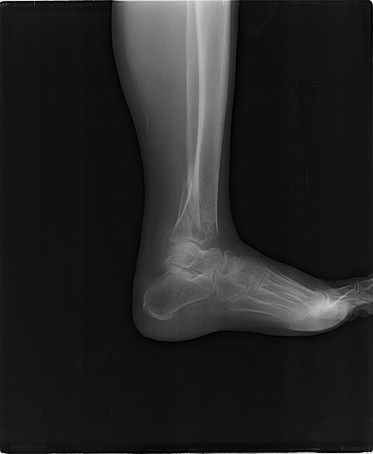
#> input picture multi-agent-single-model/sonnet5/ID001-xray_analysis/images/ID001-xray_original.png, 373 x 454 px, found by its file name
$ python fix_final.py
#> lines starting #> are read from the running program, lines starting #| are printed output that depends on the picture; after the words box and inside, x2 and y2 are one past the last pixel; in counts of white or black regions, pixels touching at a corner belong together
import numpy as np
import cv2
from PIL import Image
import matplotlib.pyplot as plt
import os

INPUT = "/home/ralph/projects/ufsc/pablo-xray-tests-qwen3.6/ID001-xray_analysis/images/ID001-xray_original.png"
OUTDIR = "/home/ralph/projects/ufsc/pablo-xray-tests-qwen3.6/ID001-xray_analysis/images"

img = np.array(Image.open(INPUT).convert("L"))
h, w = img.shape
#> h = 454; w = 373
print(f"Image shape: {h}x{w}")
#| Image shape: 454x373

# ============================================================
# CORRECTED Böhler's Angle and Gissane's Angle
# ============================================================
# From analysis: tibia is at cols 120-160, rows 0-144
# Calcaneus is at rows ~250-330, cols ~120-250

# Find bone pixels in the calcaneal region
# Use threshold > 80 for bright bone
calc_y1, calc_y2 = 230, 340
calc_x1, calc_x2 = 100, 280
calc_region = img[calc_y1:calc_y2, calc_x1:calc_x2]
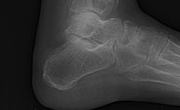
#> calc_region: shape (110, 180); min 0, max 152, mean 56.5
calc_bone = calc_region > 80
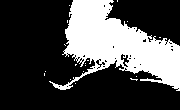
#> calc_bone: shape (110, 180) bool; 29.1% white; 18 white regions (17 under 20 px), largest, box (x1, y1, x2, y2) and area: (49, 0, 180, 91) 5734

# Trace superior surface of calcaneal bone
sup_points = []
for x in range(calc_bone.shape[1]):
    bone_rows = np.where(calc_bone[:, x])[0]
    if len(bone_rows) > 5:
        sup_points.append((x, bone_rows[0]))
#> this loop made 180 passes
#> bone_rows on passes 45, 46, 50: [73, 74, 75], [71], [81]
#> after the loop, sup_points = 117 pairs, first value 63 to 179, second value 0 to 51

if len(sup_points) > 10:
    sup_points = np.array(sup_points)
    sx = sup_points[:, 0]
#> sx = 117 values from 63 to 179
    sy = sup_points[:, 1]
#> sy = 117 values, max 51 at index 0, min 0 at index 10, mean 20.19

    # Smooth the superior surface with a running median to find the arch
    from scipy.ndimage import median_filter
    sy_smooth = median_filter(sy, size=5).astype(int)
#> sy_smooth = 117 values, max 45 at index 114, min 0 at index 10, mean 20.26

    # Böhler's angle points (in global coordinates):
    # P1: posterior-superior angle (leftmost point of superior surface)
    p1_local = (sx[0], sy_smooth[0])
#> p1_local = (63, 44)
    # P2: apex of posterior facet (lowest y = highest point on bone)
    apex_idx = np.argmin(sy_smooth)
#> apex_idx = 10
    p2_local = (sx[apex_idx], sy_smooth[apex_idx])
#> p2_local = (73, 0)
    # P3: anterior-superior angle (rightmost point)
    p3_local = (sx[-1], sy_smooth[-1])
#> p3_local = (179, 45)

    p1 = (calc_x1 + p1_local[0], calc_y1 + p1_local[1])
#> p1 = (163, 274)
    p2 = (calc_x1 + p2_local[0], calc_y1 + p2_local[1])
#> p2 = (173, 230)
    p3 = (calc_x1 + p3_local[0], calc_y1 + p3_local[1])
#> p3 = (279, 275)

    # Böhler's angle: angle at P2 between P1-P2 and P3-P2
    v1 = np.array([p1[0] - p2[0], p1[1] - p2[1]])
#> v1 = [-10, 44]
    v2 = np.array([p3[0] - p2[0], p3[1] - p2[1]])
#> v2 = [106, 45]
    cos_b = np.dot(v1, v2) / (np.linalg.norm(v1) * np.linalg.norm(v2) + 1e-10)
#> cos_b = 0.177
    boehler = np.degrees(np.arccos(np.clip(cos_b, -1, 1)))
#> boehler = 79.8

    # Gissane's angle: anterior calcaneal angle
    # At P3, the angle between the anterior facet surface and the posterior superior surface
    # Find point on anterior facet (going down from P3)
    p3_row = p3_local[1]
#> p3_row = 45
    p3_col = p3_local[0]
#> p3_col = 179

    # Trace the anterior facet: from P3 going downward
    facet_point = None
    for y_offset in range(5, min(40, calc_bone.shape[0] - p3_row)):
        test_y = p3_row + y_offset
        if test_y < calc_bone.shape[0]:
            row_test = calc_bone[test_y, max(0, p3_col-5):min(calc_bone.shape[1], p3_col+5)]
            if np.any(row_test):
                facet_point = (p3_col, test_y)
                break
#> this loop made 1 pass
#> (test_y, row_test, facet_point) on pass 1: (50, [True, True, True, True, True, True], (179, 50))

    if facet_point:
        p4_local = facet_point
#> p4_local = (179, 50)
        p4 = (calc_x1 + p4_local[0], calc_y1 + p4_local[1])
#> p4 = (279, 280)

        v_ant = np.array([p4[0] - p3[0], p4[1] - p3[1]])
#> v_ant = [0, 5]
        v_post = np.array([p1[0] - p3[0], p1[1] - p3[1]])
#> v_post = [-116, -1]
        cos_g = np.dot(v_ant, v_post) / (np.linalg.norm(v_ant) * np.linalg.norm(v_post) + 1e-10)
#> cos_g = -0.00862
        gissane = np.degrees(np.arccos(np.clip(cos_g, -1, 1)))
#> gissane = 90.49
    else:
        gissane = None

    print(f"Landmarks (local): P1={p1_local}, P2={p2_local}, P3={p3_local}")
#| Landmarks (local): P1=(63, 44), P2=(73, 0), P3=(179, 45)
    print(f"Landmarks (global): P1={p1}, P2={p2}, P3={p3}")
#| Landmarks (global): P1=(163, 274), P2=(173, 230), P3=(279, 275)
    print(f"Böhler's angle: {boehler:.1f}° (normal: 20-40°)")
#| Böhler's angle: 79.8° (normal: 20-40°)
    if gissane:
        print(f"Gissane's angle: {gissane:.1f}° (normal: 120-145°)")
#| Gissane's angle: 90.5° (normal: 120-145°)
else:
    print("Could not trace calcaneal superior surface")
    boehler = None
    gissane = None

# Visualization
fig, axes = plt.subplots(1, 2, figsize=(14, 8))
axes[0].imshow(img, cmap="gray")
axes[0].set_title("Original - Calcaneal Region & Landmarks")
axes[0].add_patch(plt.Rectangle((calc_x1, calc_y1), calc_x2-calc_x1, calc_y2-calc_y1, fill=False, edgecolor='yellow', linewidth=2, label='Calcaneal search region'))

if boehler is not None:
    axes[0].plot(p1[0], p1[1], 'go', markersize=15, label='P1: Post-Sup Angle')
    axes[0].plot(p2[0], p2[1], 'ro', markersize=15, label='P2: Facet Apex')
    axes[0].plot(p3[0], p3[1], 'bo', markersize=15, label='P3: Ant-Sup Angle')
    axes[0].plot([p1[0], p2[0]], [p1[1], p2[1]], 'g-', linewidth=3)
    axes[0].plot([p2[0], p3[0]], [p2[1], p3[1]], 'b-', linewidth=3)
    if gissane and 'p4' in dir():
        axes[0].plot(p4[0], p4[1], 'mo', markersize=12, label='P4: Ant Facet')
        axes[0].plot([p4[0], p3[0]], [p4[1], p3[1]], 'm-', linewidth=2.5)
    axes[0].legend(loc='upper right', fontsize=9)
    title = f"Böhler: {boehler:.1f}°"
#> title = 'Böhler: 79.8°'
    if gissane:
        title += f", Gissane: {gissane:.1f}°"
#> title = 'Böhler: 79.8°, Gissane: 90.5°'
    title += "\n(normal Böhler: 20-40°, Gissane: 120-145°)"
    axes[0].set_title(title)

axes[1].imshow(calc_region, cmap="gray")
axes[1].set_title(f"Calcaneal Region ({calc_x1}:{calc_x2}, {calc_y1}:{calc_y2})")
if boehler is not None:
    axes[1].plot(sx, sy_smooth, 'r-', linewidth=2)
    axes[1].plot(p1_local[0], p1_local[1], 'go', markersize=12)
    axes[1].plot(p2_local[0], p2_local[1], 'ro', markersize=12)
    axes[1].plot(p3_local[0], p3_local[1], 'bo', markersize=12)
    # Also plot the raw superior surface
    axes[1].plot(sx, sy, 'k-', linewidth=0.5, alpha=0.3)
for ax in axes:
    ax.axis("off")
plt.tight_layout()
plt.savefig(os.path.join(OUTDIR, "06_calcaneal_angles.png"), dpi=150, bbox_inches="tight")
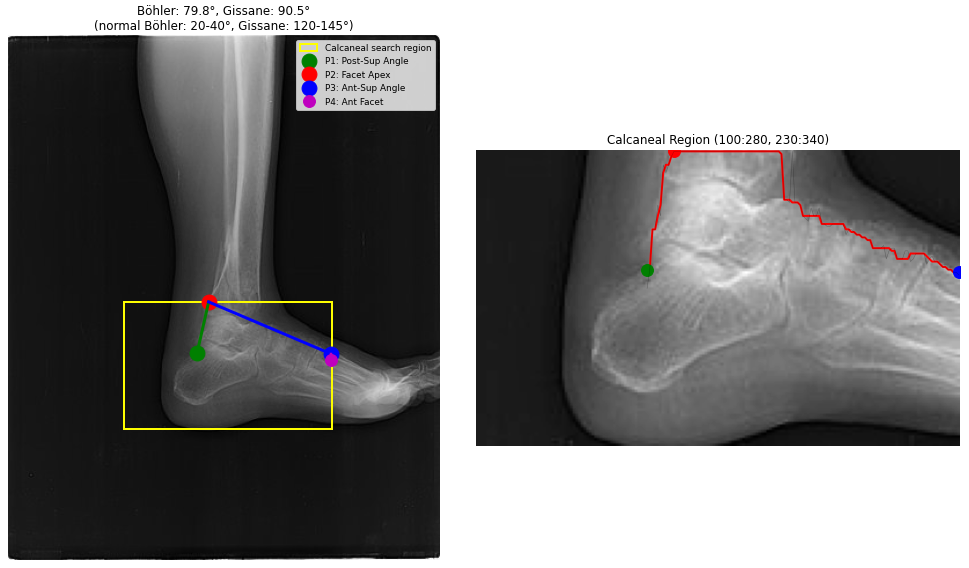
#> figure drawn by matplotlib, 2 panels
plt.close()
print("06_calcaneal_angles.png saved")

# ============================================================
# CORRECTED Soft Tissue Profile
# ============================================================
# Background is ~15-20. Use threshold > 30 for soft tissue.
# But need to be careful about the gray band around the foot.

# Use the bone mask to find the foot silhouette
# First, find the foot bounding box from bone > 80
bone_mask = img > 80
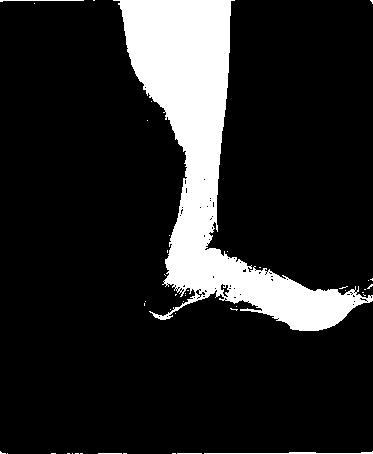
#> bone_mask: shape (454, 373) bool; 14.6% white; 43 white regions (38 under 20 px), largest, box (x1, y1, x2, y2) and area: (113, 0, 373, 331) 24180, (204, 451, 373, 454) 209, (0, 0, 84, 2) 87, (177, 453, 202, 454) 25, (98, 453, 122, 454) 24
bone_rows, bone_cols = np.where(bone_mask)
if len(bone_rows) > 0:
    foot_bbox = (bone_cols.min(), bone_rows.min(), bone_cols.max() - bone_cols.min(), bone_rows.max() - bone_rows.min())
#> foot_bbox = (0, 0, 372, 453)
    print(f"\nFoot bounding box: {foot_bbox}")
#| Foot bounding box: (0, 0, 372, 453)

    # For soft tissue, use threshold > 30 in the foot region
    soft_mask = img > 30
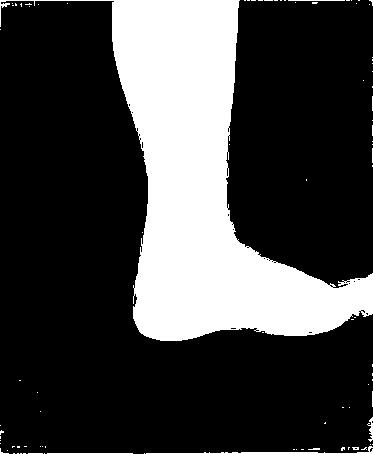
#> soft_mask: shape (454, 373) bool; 25.5% white; 90 white regions (85 under 20 px), largest, box (x1, y1, x2, y2) and area: (0, 0, 373, 341) 42238, (146, 446, 373, 454) 356, (47, 453, 133, 454) 86, (367, 417, 373, 442) 68, (288, 0, 345, 1) 57
    fg_indices = np.where(soft_mask.sum(axis=0) > 10)[0]  # columns with significant content
#> fg_indices = 262 values from 0 to 372

    dorsal_y = []
    plantar_y = []
    positions = []
    for x in fg_indices:
        col_fg = np.where(soft_mask[:, x])[0]
        if len(col_fg) > 10:
            # Soft tissue extends slightly beyond bone
            # Find where the intensity drops to near background
            col_vals = img[:, x]
            # Dorsal: from top, find where it transitions to background
            dorsal_idx = col_fg[0]
            # Plantar: from bottom, find where it transitions to background
            plantar_idx = col_fg[-1]
            # Extend slightly to include soft tissue beyond bright bone
            # Go upward from first bone pixel to find soft tissue edge
            bone_indices = np.where(col_vals > 80)[0]
            if len(bone_indices) > 0:
                # Dorsal: go up from bone to find where intensity drops below 25
                for dy in range(bone_indices[0], -1, -1):
                    if col_vals[dy] < 25:
                        dorsal_idx = dy + 1
                        break
                # Plantar: go down from bone
                for dy in range(bone_indices[-1], h):
                    if col_vals[dy] < 25:
                        plantar_idx = dy - 1
                        break
            dorsal_y.append(dorsal_idx)
            plantar_y.append(plantar_idx)
            positions.append(x)
#> this loop made 262 passes
#> bone_indices on passes 1 to 11: [0, 1, 451, 452, 453], [453], [0, 453], [0, 453], [0, 453], [0, 453], [0, 453], [0, 3, 4, 453], [0, 3, 4, 453], [0, 1, 2, 3, 4, 5, 6, 7, 8, 453], [0, 1, 2, 3, 4, 5, 6, 7, 8, 9, 453]
#> after the loop, dorsal_y = 262 values, max 453 at index 1, min 0 at index 0, mean 139.5; plantar_y = 262 values, max 453 at index 0, min 88 at index 11, mean 416.5; positions = 262 values from 0 to 372

    if len(positions) > 10:
        positions = np.array(positions)
        dorsal_y = np.array(dorsal_y)
        plantar_y = np.array(plantar_y)
        thickness = plantar_y - dorsal_y
#> thickness = 262 values, max 453 at index 0, min 0 at index 1, mean 277

        print(f"\nSoft tissue profile:")
        print(f"  Points: {len(positions)}")
#|   Points: 262
        print(f"  Thickness range: {thickness.min()}-{thickness.max()} px")
#|   Thickness range: 0-453 px
        print(f"  Mean thickness: {thickness.mean():.0f} px")
#|   Mean thickness: 277 px
        print(f"  Std thickness: {thickness.std():.0f} px")
#|   Std thickness: 126 px

        third = len(positions) // 3
#> third = 87
        mid = len(positions) // 2
#> mid = 131
        two_third = 2 * len(positions) // 3
#> two_third = 174
        print(f"  At 1/3: {thickness[third]} px")
#|   At 1/3: 453 px
        print(f"  At 1/2: {thickness[mid]} px")
#|   At 1/2: 211 px
        print(f"  At 2/3: {thickness[two_third]} px")
#|   At 2/3: 189 px

        fig, axes = plt.subplots(2, 1, figsize=(14, 10))
        axes[0].imshow(img, cmap="gray")
        axes[0].plot(positions, dorsal_y, 'r-', linewidth=1.5, label='Dorsal soft tissue')
        axes[0].plot(positions, plantar_y, 'g-', linewidth=1.5, label='Plantar soft tissue')
        axes[0].axvline(x=positions[third], color='yellow', linestyle='--', alpha=0.5)
        axes[0].axvline(x=positions[mid], color='cyan', linestyle='--', alpha=0.5)
        axes[0].axvline(x=positions[two_third], color='magenta', linestyle='--', alpha=0.5)
        axes[0].legend(loc='upper right')
        axes[0].set_title("Soft Tissue Contour Extraction")
        axes[0].axis("off")

        axes[1].plot(positions, thickness, 'b-', linewidth=1.5)
        axes[1].set_xlabel("Horizontal Position (pixels)")
        axes[1].set_ylabel("Soft Tissue Thickness (pixels)")
        axes[1].set_title("Soft Tissue Thickness Profile")
        axes[1].axvline(x=positions[third], color='yellow', linestyle='--', alpha=0.5, label='Hindfoot')
        axes[1].axvline(x=positions[mid], color='cyan', linestyle='--', alpha=0.5, label='Midfoot')
        axes[1].axvline(x=positions[two_third], color='magenta', linestyle='--', alpha=0.5, label='Forefoot')
        axes[1].annotate(f"{thickness[third]}px", (positions[third], thickness[third]), textcoords="offset points", xytext=(5, 10))
        axes[1].annotate(f"{thickness[mid]}px", (positions[mid], thickness[mid]), textcoords="offset points", xytext=(5, -15))
        axes[1].annotate(f"{thickness[two_third]}px", (positions[two_third], thickness[two_third]), textcoords="offset points", xytext=(5, -15))
        axes[1].legend(loc='upper right')
        plt.tight_layout()
        plt.savefig(os.path.join(OUTDIR, "09_soft_tissue_profile.png"), dpi=150, bbox_inches="tight")
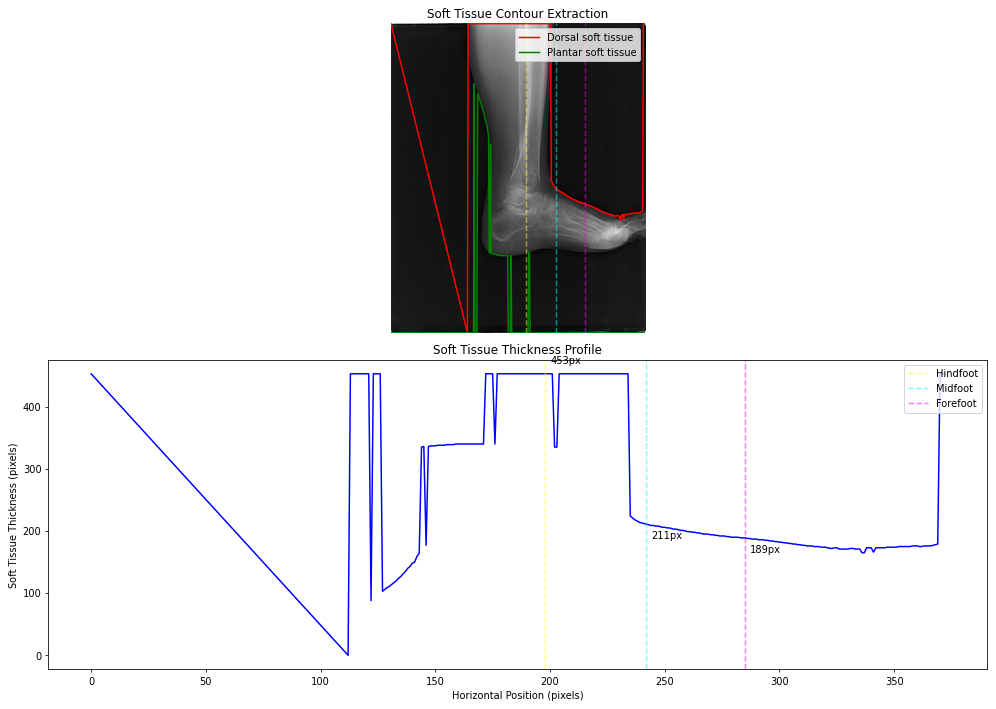
#> figure drawn by matplotlib, 2 panels; panel 2: curve peaks at x = 0, y = 453
        plt.close()
        print("09_soft_tissue_profile.png saved")

print("\n=== FINAL CORRECTIONS COMPLETE ===")

$ run again, with multi-agent-single-model/sonnet5/ID001-xray_analysis/images/05_roi_tibial_metaphysis_zoom.png copied over multi-agent-single-model/sonnet5/ID001-xray_analysis/images/ID001-xray_original.png
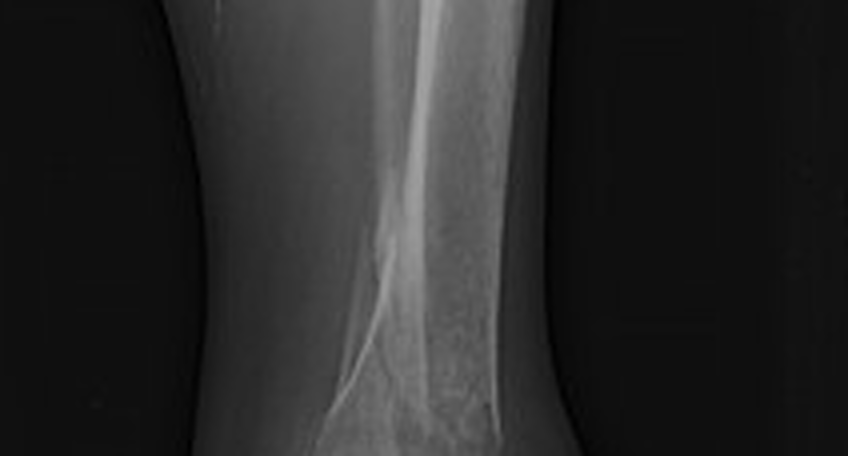
#> input picture multi-agent-single-model/sonnet5/ID001-xray_analysis/images/05_roi_tibial_metaphysis_zoom.png, 848 x 456 px, found by its file name
#> img is the input picture: shape (456, 848); min 0, max 164, mean 39.7
#| Image shape: 456x848
#> calc_bone: shape (110, 180) bool; every value is 0
#> after the loop `for x in range(calc_bone.shape[1]):`: sup_points = []
#> `bone_mask = img > 80`:
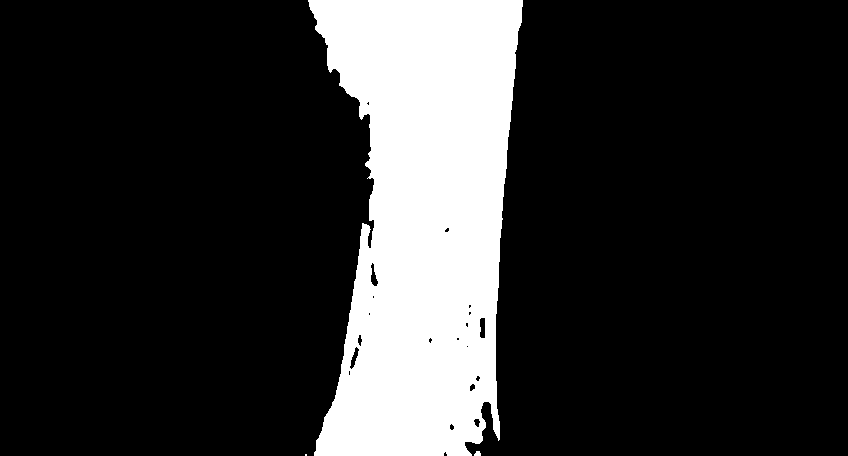
#> bone_mask: shape (456, 848) bool; 18.3% white; 3 white regions (1 under 20 px), largest, box (x1, y1, x2, y2) and area: (308, 0, 523, 456) 70773, (474, 451, 481, 456) 28
#> foot_bbox = (305, 0, 217, 455)
#| Foot bounding box: (305, 0, 217, 455)
#> soft_mask: shape (456, 848) bool; 40% white; 9 white regions (5 under 20 px), largest, box (x1, y1, x2, y2) and area: (165, 0, 574, 456) 154552, (540, 326, 545, 344) 62, (540, 300, 542, 313) 22, (198, 435, 201, 446) 22
#> fg_indices = 402 values from 167 to 568
#> the loop `for x in fg_indices:` made 402 passes
#> col_fg on passes 1 to 3: [0, 1, 2, 3, 4, 5, 6, 7, 8, 9, 10], [0, 1, 2, 3, 4, 5, 6, 7, 8, 9, 10], [0, 1, 2, 3, 4, 5, 6, 7, 8, 9, 10, 11, 12, 13]
#> after the loop `for x in fg_indices:`: dorsal_y = 402 values, max 430 at index 401, min 0 at index 0, mean 19.33; plantar_y = 402 values, max 455 at index 32, min 10 at index 0, mean 424.8; positions = 402 values from 167 to 568
#> thickness = 402 values, max 455 at index 32, min 10 at index 0, mean 405.5
#|   Points: 402
#|   Thickness range: 10-455 px
#|   Mean thickness: 405 px
#|   Std thickness: 132 px
#> third = 134
#> mid = 201
#> two_third = 268
#|   At 1/3: 455 px
#|   At 1/2: 455 px
#|   At 2/3: 455 px
#> `plt.savefig(os.path.join(OUTDIR, "09_soft_tissue_profile.png"), dpi=15..`:
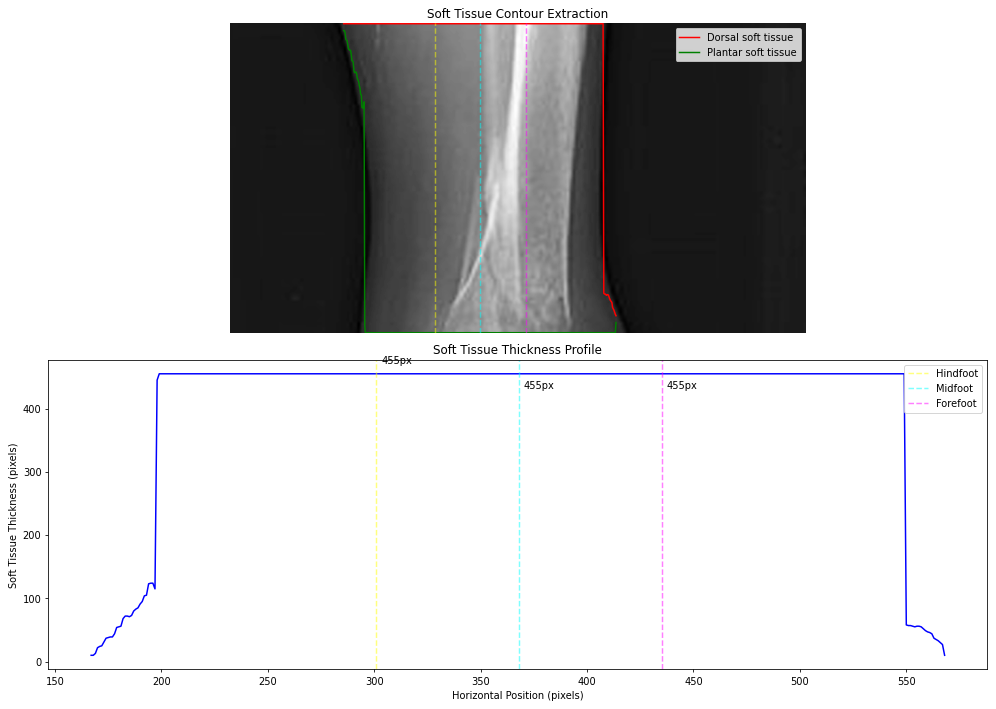
#> figure drawn by matplotlib, 2 panels; panel 2: curve peaks at x = 199, y = 455
